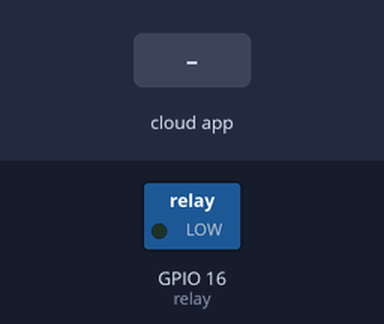
Recording of a sketch running on a simulated ESP8266 (NodeMCU). Parts: switched loads named in the sketch (green lamp = pin HIGH). The inputs (shaded band) are chosen by the test bench. WiFi joins after 1.5 s; servers stay silent unless stated; the Firebase database answers and starts empty; what the sketch prints to the serial monitor is not drawn.

Above: at 2.8 s.
2.9 s: the phone or cloud app sets LED_Status to 1
At 4.0 s:
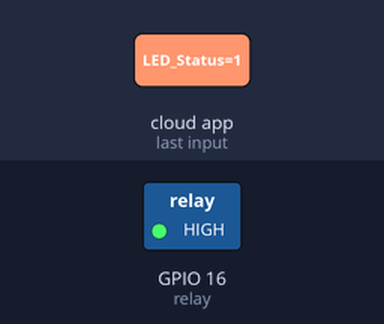
4.5 s: the phone or cloud app sets LED_Status to 0
At 5.2 s:
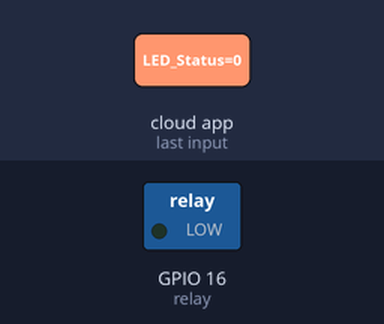
Timing chart, 0 to 7.5 s (numbered marks = the images above; inputs shaded):
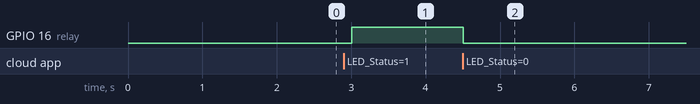

The sketch:

tugas4.ino
```cpp
#include <ESP8266WiFi.h>
#include <FirebaseArduino.h>
// Set these to run example.
#define FIREBASE_HOST "masukkan host database"
#define FIREBASE_AUTH "masukkan secret code"
#define WIFI_SSID "masukkan nama access point"
#define WIFI_PASSWORD "masukkan password access point"
int relay = 16;
void setup() {
  Serial.begin(9600);
// connect to wifi.
  WiFi.begin(WIFI_SSID, WIFI_PASSWORD);
  Serial.print("connecting");
  while (WiFi.status() != WL_CONNECTED) {
    Serial.print(".");
    delay(500);
  }
  Serial.println();
  Serial.print("connected: ");
  Serial.println(WiFi.localIP());
pinMode(relay, OUTPUT);

  Firebase.begin(FIREBASE_HOST, FIREBASE_AUTH);
  Firebase.set("LED_Status", 0);
}
int n = 0;
void loop() {
  // set value
  n = Firebase.getInt("LED_Status");
  // handle error
  if (n == 1) {
      Serial.print("Relay ON");
      digitalWrite(relay, HIGH);
      return;
      delay(1000);
  }
  else{
      Serial.print("\n Relay OFF");
      digitalWrite(relay, LOW);
    }
}
```

Measured:
- after the input at 2.9 s, GPIO 16 (relay): LOW → HIGH after 0.10 s
- after the input at 4.5 s, GPIO 16 (relay): HIGH → LOW at once
